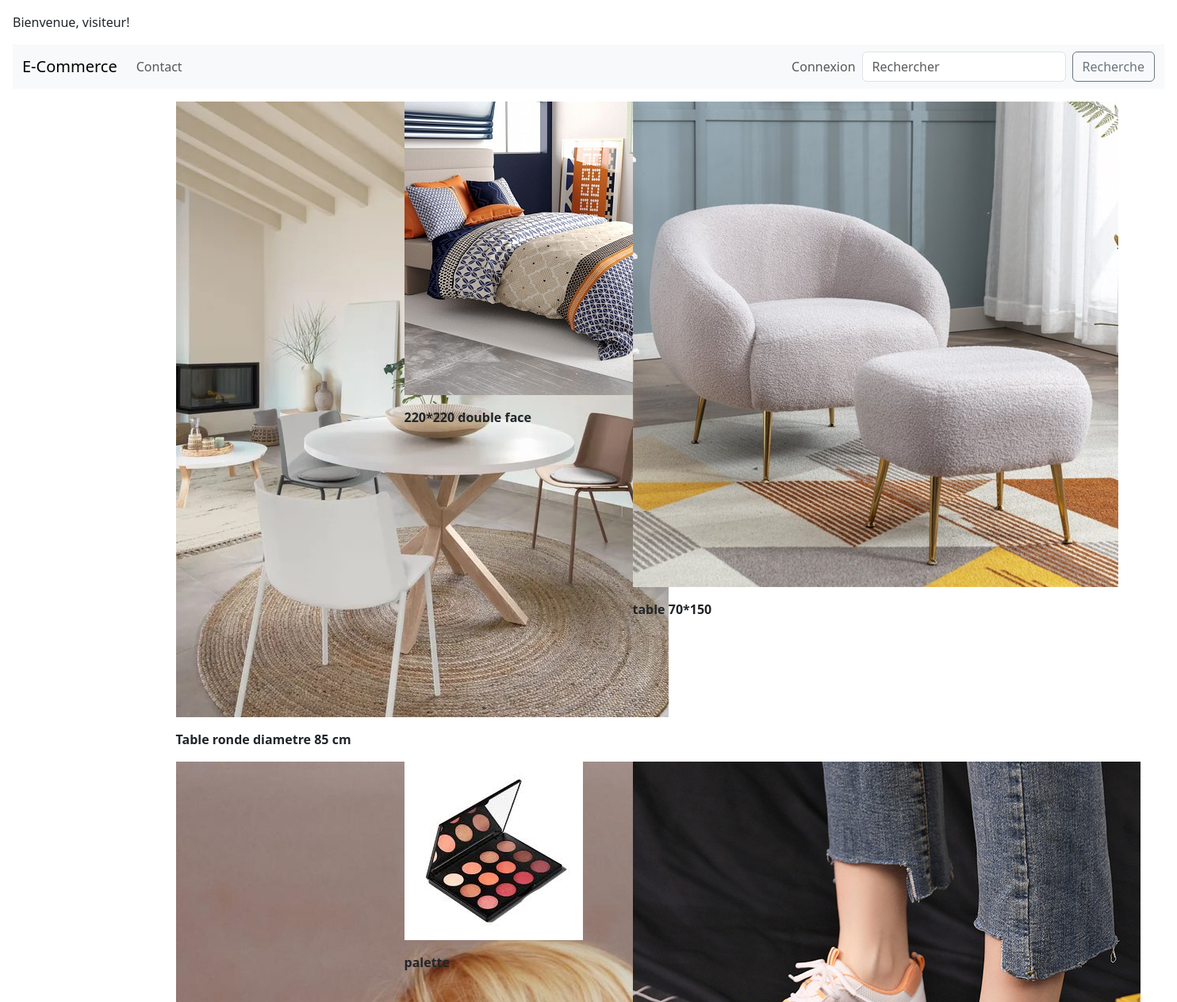
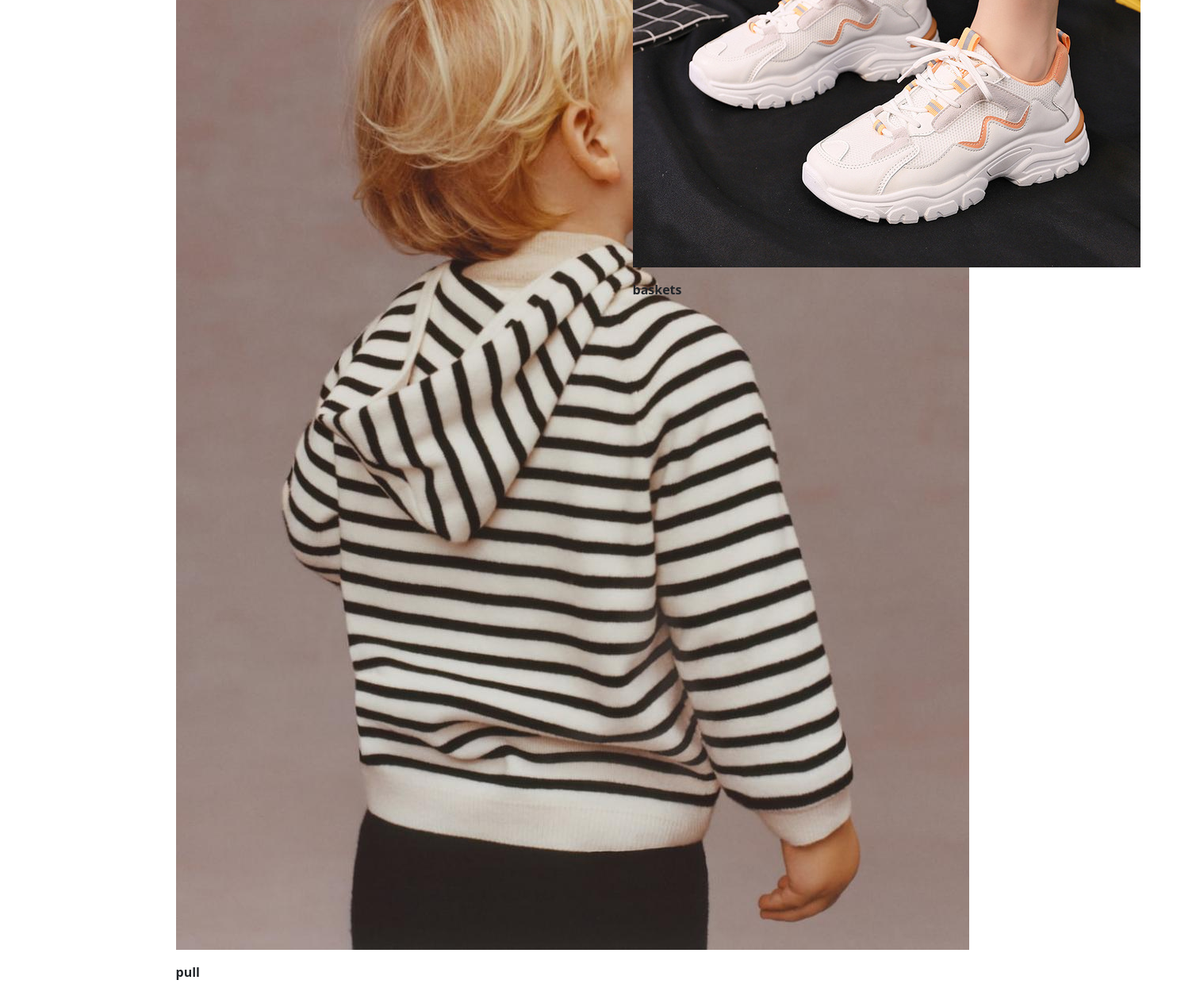
The app's page /magasin/produits/ with its own data (2 pictures, top to bottom).
### magasin/models.py (models this page shows, shortened)
class Produit(models.Model):
    TYPE_CHOICES=[('em','emballé'),
              ('fr','frais'),
              ('cs','conservé')
              ]
    libellé = models.CharField(max_length=100)
    description = models.TextField(default='non definie')
    prix = models.DecimalField(max_digits=10, decimal_places=3)
    type = models.CharField(max_length=2,choices=TYPE_CHOICES,default='em')
    categorie = models.ForeignKey('Categorie', on_delete=models.CASCADE, null=True)
    fournisseur=models.ForeignKey('Fournisseur',on_delete=models.CASCADE,null=True)
    img=models.ImageField(blank=True,upload_to='media/')

### magasin/views.py (the view)
# urls.py: path('produits/', views.Produit_index, name='produits'),
def Produit_index(request):
    products = Produit.objects.all()
    context = {'products': products}
    return render(request, 'magasin/mesProduits.html', context)

### magasin/templates/magasin/mesProduits.html (shortened to what this page needs)
{% extends 'magasin/base.html' %}
{% block content %}
<div class="container-fluid mt-3">
<div class="row">
<div id='products' class="col-lg-9 mx-auto">
<div class="row mx-auto">
{% for product in products %}
<div id={{product.id}} style="width: 18rem;">
<img src="/media/{{product.img}}">
<div >
<p ><b>{{product.description}}</b></p>
</div>
</div>
{% endfor %}
</div>
</div>
</div>
</div>
{% endblock %}

### records on screen
Produit: {{ product.id }} 1 (drawn), img (picture), description "Table ronde diametre 85 cm"
Produit: img (picture), description "220*220 double face"
Produit: img (picture), description "table 70*150"
Produit: img (picture), description "pull"
Produit: {{ product.id }} 18 (drawn), img (picture), description "palette"
Produit: img (picture), description "baskets"
